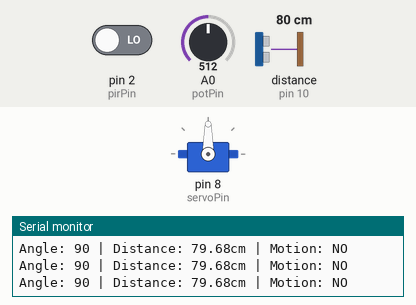
Simulated run of this sketch. Board: Arduino Uno, built with avr-gcc and run on an emulated ATmega328P. On the bench: servo, the last lines printed to the serial monitor. Wiring (inferred from the names in the program): ultrasonic range finder: trigger pin 9; echo pin 10. The test bench sets the inputs (shaded band); at power-on: A0 (potPin) = 512, pin 2 (pirPin) LOW, distance to the obstacle (sensor on pin 10) 80 cm. The echo pulse lasts 58.3 µs per cm.

Above: at 1.2 s.
1.3 s: A0 (potPin) set to 716
At 2.0 s:
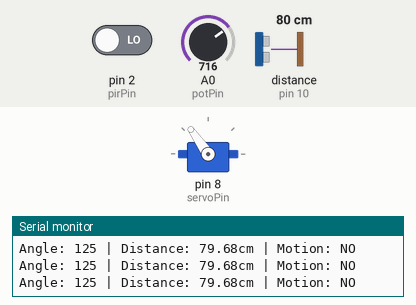
2.8 s: A0 (potPin) set to 900
At 4.0 s:
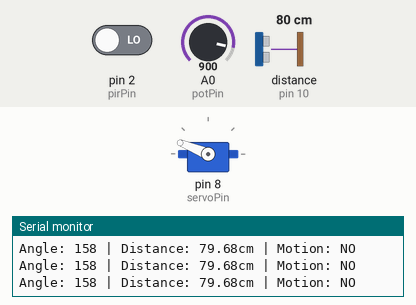
4.3 s: A0 (potPin) set to 1023
At 5.0 s:
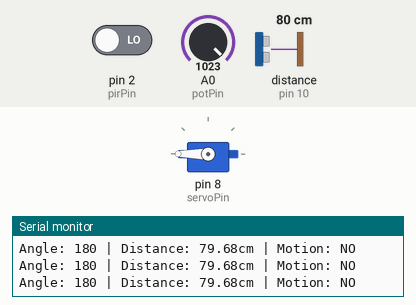
5.8 s: A0 (potPin) set to 306
At 7.2 s:
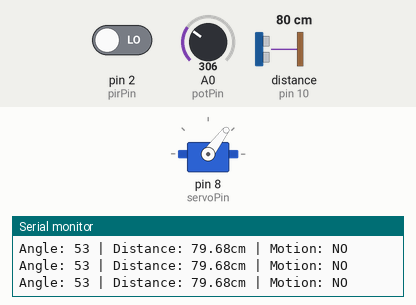
Timing chart, 0 to 8.8 s (numbered marks = the images above; inputs shaded):
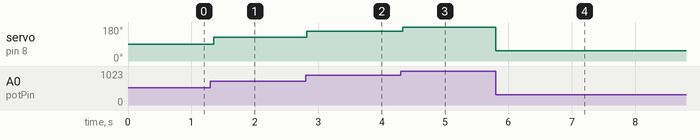

The sketch:

binopen.ino
```cpp
#include <Servo.h>

Servo myservo;

// Correct Pin Definitions for Shield Ports
const int potPin = A0;      // Rotary Angle Sensor
const int pirPin = 2;       // PIR Motion Sensor
const int servoPin = 8;     // Servo Motor
const int trigPin = 9;      // Ultrasonic Trigger
const int echoPin = 10;     // Ultrasonic Echo

void setup() {
  Serial.begin(115200); // Standard for R4 WiFi

  myservo.attach(servoPin);

  pinMode(pirPin, INPUT);
  pinMode(trigPin, OUTPUT); // Sends the pulse
  pinMode(echoPin, INPUT);  // Receives the echo

  Serial.println("R4 WiFi System Online");
}

void loop() {
  // 1. Motor follows Rotary Sensor
  int potVal = analogRead(potPin);
  int angle = map(potVal, 0, 1023, 0, 180);
  myservo.write(angle);

  // 2. Ultrasonic Sensor Pulse Logic
  digitalWrite(trigPin, LOW);
  delayMicroseconds(2);
  digitalWrite(trigPin, HIGH);
  delayMicroseconds(10);
  digitalWrite(trigPin, LOW);

  // 3. Calculate Distance
  long duration = pulseIn(echoPin, HIGH); // Measure time in microseconds
  float distance = (duration * 0.0343) / 2; // Convert to cm

  // 4. Motion Sensor Check
  int motionDetected = digitalRead(pirPin);

  // 5. Output to Serial Monitor
  Serial.print("Angle: ");
  Serial.print(angle);
  Serial.print(" | Distance: ");
  Serial.print(distance);
  Serial.print("cm | Motion: ");
  Serial.println(motionDetected == HIGH ? "YES" : "NO");

  delay(50); // Small delay for sensor stability
}
```

Measured:
- after the input at 1.3 s, servo on pin 8 (servoPin): 90° → 125° after 0.05 s
- after the input at 2.8 s, servo on pin 8 (servoPin): 125° → 158° at once
- after the input at 4.3 s, servo on pin 8 (servoPin): 158° → 180° at once
- after the input at 5.8 s, servo on pin 8 (servoPin): 180° → 53° at once
